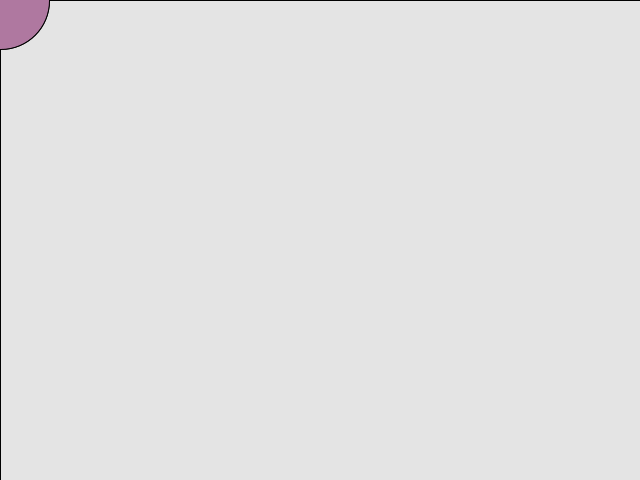
Frame 1 (no input)
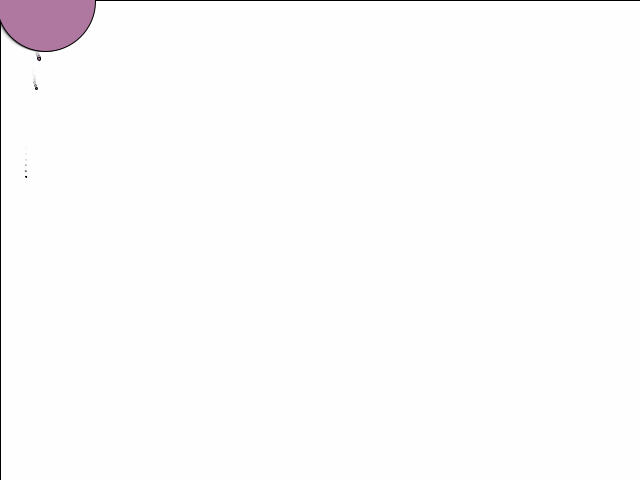
Frame 60 (the mouse pressed at the canvas centre just before this capture)
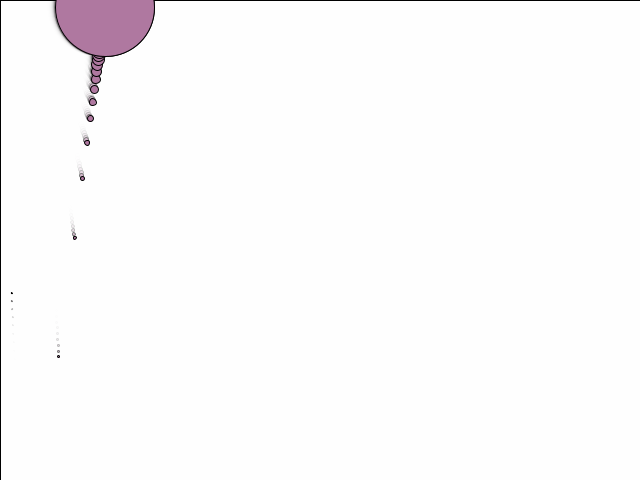
Frame 120 (the mouse held since frame 60 and released just before this capture)

The Processing sketch that drew these frames (run headless with seeded random() and noise(); from frame 60 on, the mouse is pressed at the canvas centre):

// Processing sketch: mulit_ball
// ── mulit_ball.pde
Mover[] mover=new Mover[100];
PVector gravity;
PVector wind;
void setup(){
  size(640,480);
  for(int i=0;i<mover.length;i++){
     mover[i]=new Mover(i,0,0);
  }
  
}
void draw(){
  fill(255,120);
  rect(0,0,width,height);
  gravity=new PVector(0,0.1);
  wind=new PVector(random(-0.2,0.2),0);
  for(int i=0;i<mover.length;i++){
    mover[i].addForce(gravity);
    mover[i].addForce(wind);
    mover[i].update();
    mover[i].display();
    mover[i].checkEdge();
  }
}

// ── Mover.pde
class Mover{
  PVector position;
  PVector velocity;
  PVector acceleration;
  float mass;
  
  Mover(float _mass,int x,int y){
    position=new PVector(x,y);
    velocity=new PVector(0,0);
    acceleration=new PVector(0,0);
    mass=_mass;
  }
  void addForce(PVector force){
    PVector f=PVector.div(force,mass);
    acceleration.add(f);
  }
  void update(){
    position.add(velocity);
    velocity.add(acceleration);
    acceleration.mult(0);
  }
  void display(){
    stroke(0);
    fill(175,120,160);
    ellipse(position.x,position.y,mass,mass);
  }
  void checkEdge(){
    if(position.x<0){
      velocity.x*=-1;
      position.x=0;
      acceleration.add(0.1/(position.x+0.1),0);
    }
    if(position.x>width){
      velocity.x*=-1;
      position.x=width;
       acceleration.add(0.1/(position.x+0.1),0);
    }
    if(position.y<0){
      position.y=0;
      velocity.y*=-1;
       acceleration.add(0.1/(position.y+0.1),0);
    }
    if(position.y>height){
      position.y=height;
      velocity.y*=-1;
       acceleration.add(0.1/(position.y+0.1),0);
    }
  }
}
